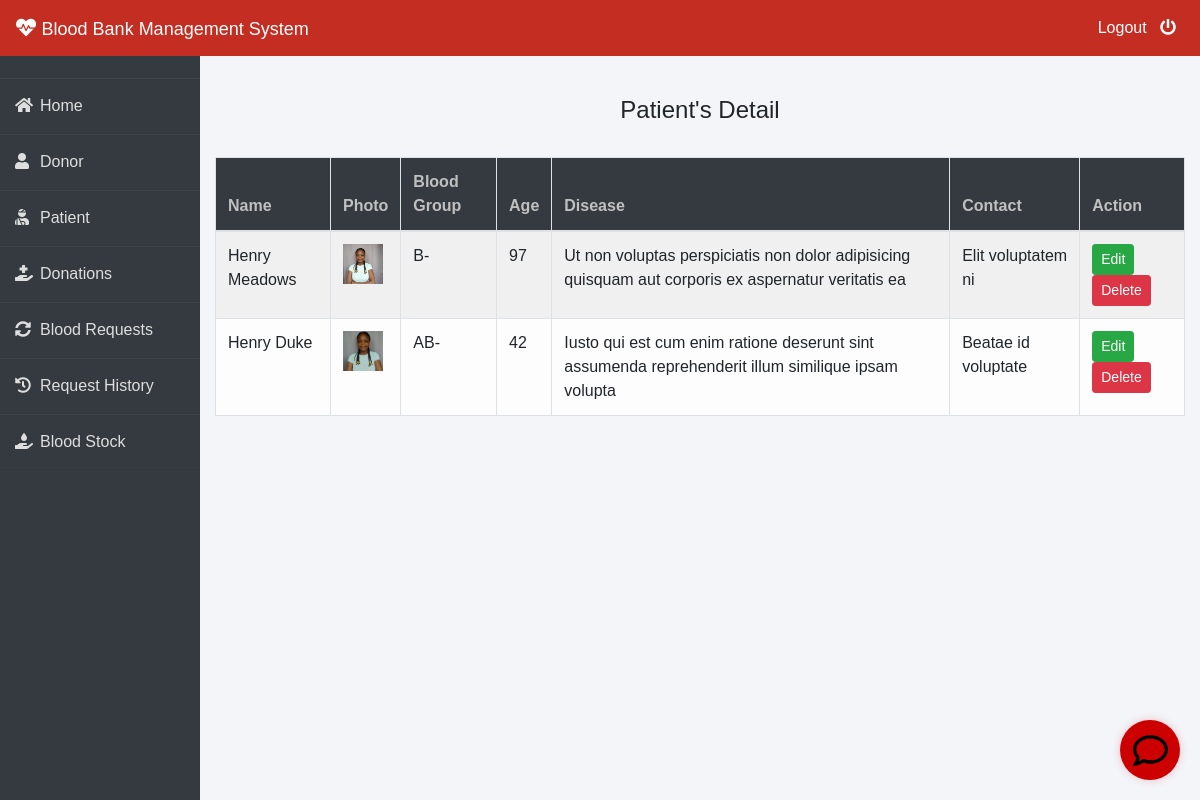
The app's page /admin-patient (signed in), older data.
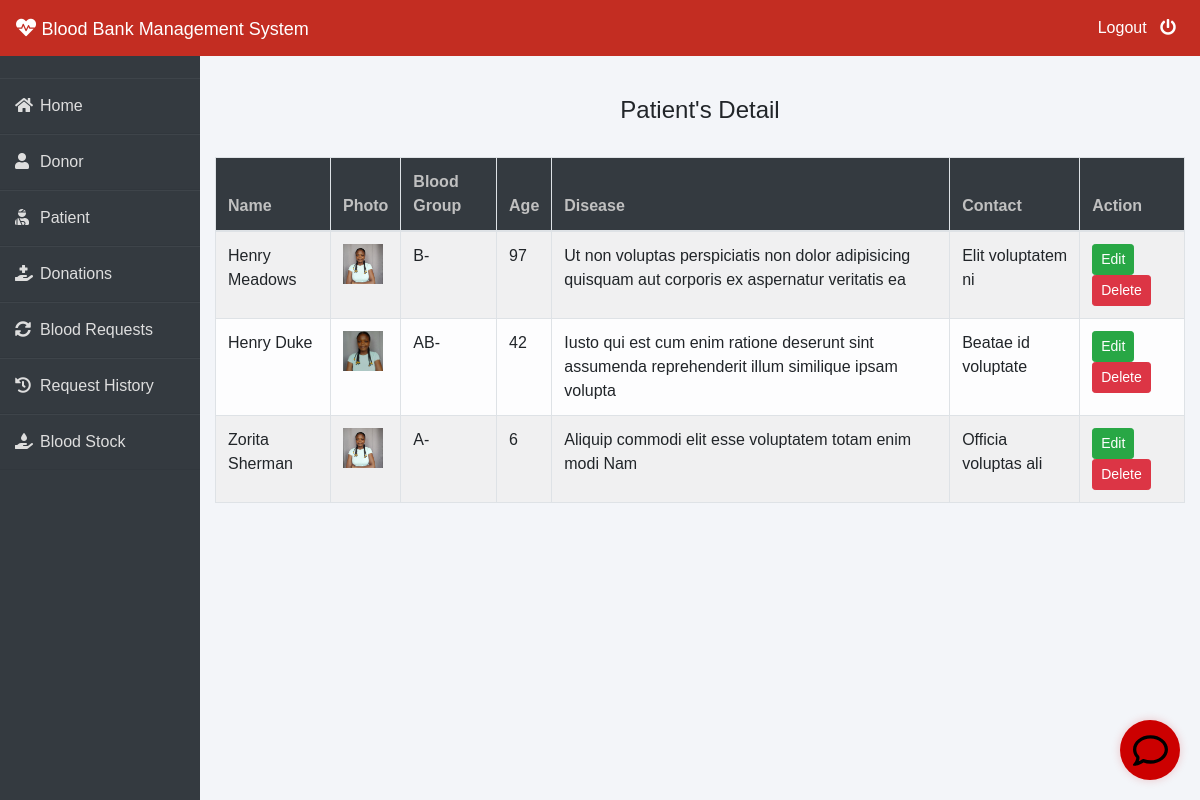
The same page, newer data.
### patient/models.py (models this page shows, shortened)
class Patient(models.Model):
    user=models.OneToOneField(User,on_delete=models.CASCADE)
    profile_pic= models.ImageField(upload_to='profile_pic/Patient/',null=True,blank=True)
    age=models.PositiveIntegerField()
    bloodgroup=models.CharField(max_length=10)
    disease=models.CharField(max_length=100)
    doctorname=models.CharField(max_length=50)
    address = models.CharField(max_length=40)
    mobile = models.CharField(max_length=20,null=False)
    @property
    def get_name(self):
        return self.user.first_name+" "+self.user.last_name

### blood/views.py (the view)
# urls.py: path('admin-patient', views.admin_patient_view,name='admin-patient'),
@login_required(login_url='adminlogin')
def admin_patient_view(request):
    patients=pmodels.Patient.objects.all()
    return render(request,'blood/admin_patient.html',{'patients':patients})

### templates/blood/admin_patient.html
{% extends 'blood/adminbase.html' %}
{% block content %}
{% load widget_tweaks %}
{%load static%}
<br><br>
<div class="container">
    <H4 class="text-center">Patient's Detail</H4><br>
    <table class="table table-light table-hover table-bordered table-striped">
        <thead class="bg-dark">
            <tr>
                <th scope="col" style="color: rgb(192, 192, 192);">Name</th>
                <th scope="col" style="color: rgb(192, 192, 192);">Photo</th>
                <th scope="col" style="color: rgb(192, 192, 192);">Blood Group</th>
                <th scope="col" style="color: rgb(192, 192, 192);">Age</th>
                <th scope="col" style="color: rgb(192, 192, 192);">Disease</th>
                <th scope="col" style="color: rgb(192, 192, 192);">Contact</th>
                <th style="color: rgb(192, 192, 192);">Action</th>
            </tr>
        </thead>
        <tbody>
            {% for t in patients %}
            <tr>
                <td> {{t.get_name}}</td>
                <td> <img src="{% static t.profile_pic.url %}" alt="Profile Pic" height="40px" width="40px" /></td>
                <td>{{t.bloodgroup}}</td>
                <td>{{t.age}}</td>
                <td>{{t.disease}}</td>
                <td>{{t.mobile}}</td>
                <td>
                    <button class="btn btn-success btn-sm"><a  style="text-decoration: none;color: white;" href="{% url 'update-patient' t.id  %}">Edit</a> </button>
                    <button class="btn btn-danger btn-sm"><a  style="text-decoration: none;color: white;" href="{% url 'delete-patient' t.id  %}">Delete</a> </button>
                </td>
            </tr>
            {% endfor %}
        </tbody>
    </table>
</div>
{% endblock content %}

### templates/blood/adminbase.html (shortened to what this page needs)
<!DOCTYPE html>
<html lang="en">
<head>
    <link rel="stylesheet" href="https://maxcdn.bootstrapcdn.com/bootstrap/4.0.0/css/bootstrap.min.css">
    <link rel="stylesheet" href="https://cdnjs.cloudflare.com/ajax/libs/font-awesome/5.14.0/css/all.css">
</head>
<body>
    <nav class="navbar navbar-expand-lg navbar-light fixed-top bg-danger">
        <a style="color:white;" class="navbar-brand" href=""><i class="fa fa-heartbeat"></i>&nbsp;<font face = "Comic sans MS" size ="4">Blood Bank Management System</font></a>
        <div class="navbar-collapse collapse w-100 order-3 dual-collapse2">
            <ul class="navbar-nav ml-auto">
                <li class="nav-item">
                    <a class="nav-link" style="color: white;" href="/logout">Logout &nbsp; <i class="fas fa-power-off"></i></a>
                </li>
            </ul>
        </div>
      </nav>
<br><br>
<div class="wrapper">
    <div class="sidebar">
        <ul>
            <li><a style="text-decoration:none;" href="/"><i class="fas fa-home"></i>Home</a></li>
            <li><a style="text-decoration:none;" href="/admin-donor"><i class="fas fa-user"></i>Donor</a></li>
            <li><a style="text-decoration:none;" href="/admin-patient"><i class="fas fa-user-injured"></i>Patient</a></li>
            <li><a style="text-decoration:none;" href="/admin-donation"><i class="fas fa-hand-holding-medical"></i>Donations</a></li>
            <li><a style="text-decoration:none;" href="/admin-request"><i class="fas fa-sync-alt"></i>Blood Requests</a></li>
            <li><a style="text-decoration:none;" href="/admin-request-history"><i class="fas fa-history"></i>Request History</a></li>
            <li><a style="text-decoration:none;" href="/admin-blood"><i class="fas fa-hand-holding-water"></i>Blood Stock</a></li>
        </ul>
    </div>
    <div class="main_content">
{% block content %}
{% endblock content %}
{% include 'blood/chat_widget.html' %}
    </div>
</div>
</body>
</html>

### templates/blood/chat_widget.html (shortened to what this page needs)
{% load static %}
<div class="chat-icon" id="chat-icon" aria-label="Open Chat">
</div>

### templates/blood/adminbase.html (style rules this page uses)
* { margin: 0; padding: 0; box-sizing: border-box; list-style: none; text-decoration: none; font-family: 'Josefin Sans', sans-serif; }
body { background-color: #f3f5f9; }
.bg-danger { background-color: #c32d22!important; }
.wrapper { display: flex; position: relative; }
.wrapper .sidebar { width: 200px; height: 100%; background: #343a40; padding: 30px 0px; position: fixed; }
.wrapper .sidebar ul li { padding: 15px; border-bottom: 1px solid #dedede; border-bottom: 1px solid rgba(0,0,0,0.05); border-top: 1px solid rgba(255,255,255,0.05); }
.wrapper .sidebar ul li a { color: #dedede; display: block; }
.wrapper .sidebar ul li a .fas { width: 25px; }
.wrapper .main_content { width: 100%; margin-left: 200px; }

### templates/blood/chat_widget.html (style rules this page uses)
:root { --chat-icon-size: 60px; --chat-icon-bg-color: #cc0000; --chat-icon-shadow: rgba(204, 0, 0, 0.2); --chat-container-width: 360px; --chat-header-bg-color: #cc0000; --chat-header-color: white; --chat-messages-bg-color: #f0f0f0; --chat-input-border-color: #ddd; --chat-send-button-bg-color: #cc0000; --chat-send-button-hover-bg-color: #b30000; --typing-indicator-color: #ccc; }
.chat-icon { width: var(--chat-icon-size); height: var(--chat-icon-size); position: fixed; bottom: 20px; right: 20px; border-radius: 50%; background: var(--chat-icon-bg-color); box-shadow: 0 0 10px var(--chat-icon-shadow); display: flex; align-items: center; justify-content: center; cursor: pointer; transition: all 0.3s ease; z-index: 1000; }
.chat-icon .me { width: 35px; height: 35px; }

Row changes from the older to the newer data that the page shows:
added Patient: get_name "Zorita Sherman", profile_pic (picture), bloodgroup "A-", age "6", disease "Aliquip commodi elit esse voluptatem totam enim modi Nam", mobile "Officia voluptas ali"
